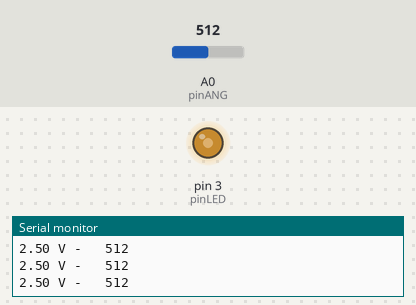
Bench run of a sketch on a simulated Arduino Uno, built with avr-gcc and run on an emulated ATmega328P. Parts: output pins drawn as LEDs (lit = HIGH), the last lines printed to the serial monitor. The test bench sets the inputs (shaded band); at power-on: A0 (pinANG) = 512.

Above: at 1.2 s.
1.3 s: A0 (pinANG) set to 111
At 2.5 s:
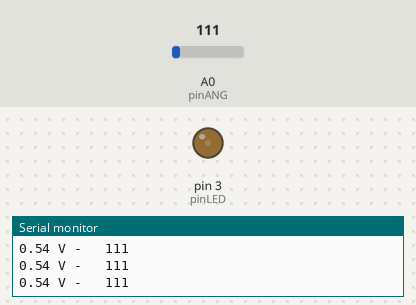
2.8 s: A0 (pinANG) set to 95
At 3.7 s:
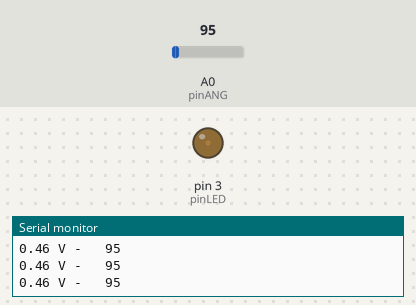
5.8 s: A0 (pinANG) set to 11
At 7.0 s:
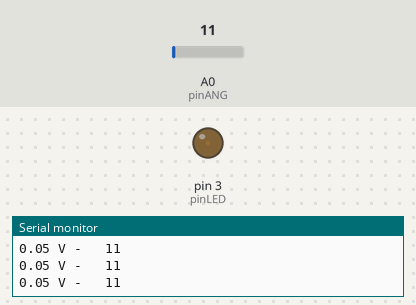
7.3 s: A0 (pinANG) set to 8
8.8 s: A0 (pinANG) set to 0
At 9.4 s:
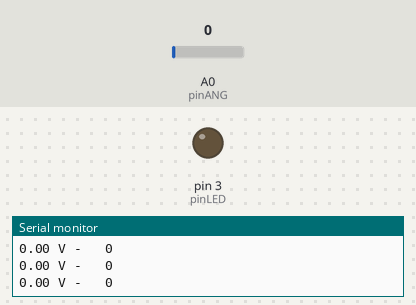
10.3 s: A0 (pinANG) set to 716
At 10.6 s:
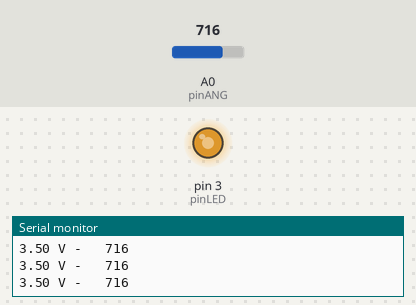
Timing chart, 0 to 12.8 s (numbered marks = the images above; inputs shaded):
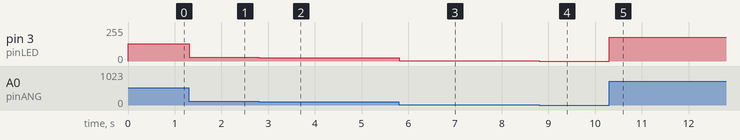

The sketch:

5_PWM.ino
```cpp
// 5_PWM

#define pinANG 0
#define pinLED 3

void setup() {

  Serial.begin(9600);           // Serial a 9600 baudios
  pinMode(pinANG, INPUT);       // Pin a entrada analogica
  pinMode(pinLED, OUTPUT);      // Pin a LED, salida

}

void loop() {

   int readA = analogRead(pinANG);    // Lee valor analogico con ADC
   // Divide entre cuatro, resolucion del ADC simplificada a 8 bits para escribir con PWM
   analogWrite(pinLED, readA / 4);        // PWM a LED
   float voltaje = readA * 5.0 / 1023.0;
   Serial.print(voltaje);             // Imprime en monitor valor en volts
   Serial.print(" V - \t");             // Tabulador para imprimir ambos
   Serial.println(readA);             // Imprime en monitor valor de ADC

}
```

Measured:
- after the input at 1.3 s, pin 3 (pinLED): 128/255 → 27/255 at once
- after the input at 2.8 s, pin 3 (pinLED): 27/255 → 23/255 at once
- after the input at 5.8 s, pin 3 (pinLED): 23/255 → 2/255 at once
- after the input at 8.8 s, pin 3 (pinLED): 2/255 → 0/255 at once
- after the input at 10.3 s, pin 3 (pinLED): 0/255 → 179/255 at once
